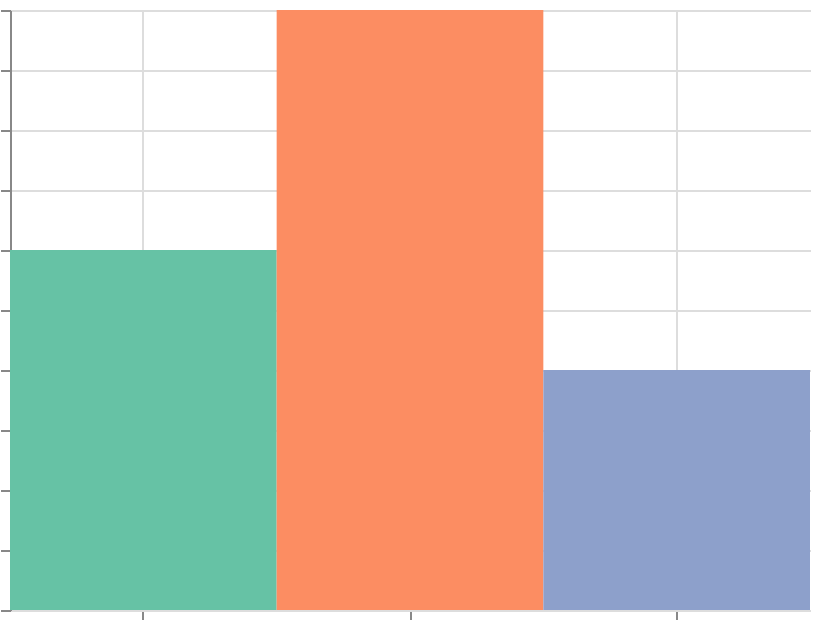

Express this chart as Vega-Lite.
### Vega specification from a JSON file in a GitHub repository (floating-point values rounded to 4 significant figures)
{"$schema": "https://vega.github.io/schema/vega/v6.json", "width": 400, "height": 300, "padding": 5, "autosize": "none", "data": [{"name": "table", "values": [{"cat": "A", "val": 3}, {"cat": "B", "val": 5}, {"cat": "C", "val": 2}]}], "scales": [{"name": "x", "type": "band", "domain": {"data": "table", "field": "cat", "sort": true}, "range": "width"}, {"name": "y", "type": "linear", "domain": {"data": "table", "field": "val"}, "range": [{"signal": "height"}, 0], "zero": true, "nice": true}, {"name": "color", "type": "ordinal", "domain": {"data": "table", "field": "cat", "sort": true}, "scheme": "set2"}], "marks": [{"type": "rect", "from": {"data": "table"}, "encode": {"update": {"x": {"scale": "x", "field": "cat"}, "width": {"scale": "x", "band": 1}, "y": {"scale": "y", "field": "val"}, "y2": {"scale": "y", "value": 0}, "fill": {"scale": "color", "field": "cat"}}}}], "axes": [{"scale": "x", "orient": "bottom", "grid": true, "labels": false}, {"scale": "y", "orient": "left", "grid": true, "labels": false}], "legends": [{"fill": "color"}]}
